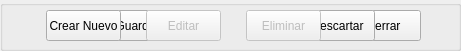
    <widget class="QGroupBox" name="GrupoBotones_3">
     <property name="geometry">
      <rect>
       <x>305</x>
       <y>576</y>
       <width>461</width>
       <height>51</height>
      </rect>
     </property>
     <property name="title">
      <string/>
     </property>
     <widget class="QPushButton" name="btnEliminarProyecto">
      <property name="enabled">
       <bool>false</bool>
      </property>
      <property name="geometry">
       <rect>
        <x>246</x>
        <y>10</y>
        <width>75</width>
        <height>31</height>
       </rect>
      </property>
      <property name="cursor">
       <cursorShape>PointingHandCursor</cursorShape>
      </property>
      <property name="text">
       <string>Eliminar</string>
      </property>
     </widget>
     <widget class="QPushButton" name="btnCerrarProyectos">
      <property name="geometry">
       <rect>
        <x>346</x>
        <y>10</y>
        <width>75</width>
        <height>31</height>
       </rect>
      </property>
      <property name="cursor">
       <cursorShape>PointingHandCursor</cursorShape>
      </property>
      <property name="text">
       <string>Cerrar</string>
      </property>
     </widget>
     <widget class="QPushButton" name="btnEditarProyecto">
      <property name="enabled">
       <bool>false</bool>
      </property>
      <property name="geometry">
       <rect>
        <x>146</x>
        <y>10</y>
        <width>75</width>
        <height>31</height>
       </rect>
      </property>
      <property name="cursor">
       <cursorShape>PointingHandCursor</cursorShape>
      </property>
      <property name="text">
       <string>Editar</string>
      </property>
     </widget>
     <widget class="QPushButton" name="btnNuevoProyecto">
      <property name="geometry">
       <rect>
        <x>46</x>
        <y>10</y>
        <width>75</width>
        <height>31</height>
       </rect>
      </property>
      <property name="cursor">
       <cursorShape>PointingHandCursor</cursorShape>
      </property>
      <property name="text">
       <string>Crear Nuevo</string>
      </property>
     </widget>
     <widget class="QPushButton" name="btnDescartarProyecto">
      <property name="enabled">
       <bool>true</bool>
      </property>
      <property name="geometry">
       <rect>
        <x>300</x>
        <y>10</y>
        <width>75</width>
        <height>31</height>
       </rect>
      </property>
      <property name="cursor">
       <cursorShape>PointingHandCursor</cursorShape>
      </property>
      <property name="text">
       <string>Descartar</string>
      </property>
     </widget>
     <widget class="QPushButton" name="btnGuardarProyecto">
      <property name="enabled">
       <bool>true</bool>
      </property>
      <property name="geometry">
       <rect>
        <x>100</x>
        <y>10</y>
        <width>75</width>
        <height>31</height>
       </rect>
      </property>
      <property name="cursor">
       <cursorShape>PointingHandCursor</cursorShape>
      </property>
      <property name="text">
       <string>Guardar</string>
      </property>
     </widget>
     <zorder>btnCerrarProyectos</zorder>
     <zorder>btnDescartarProyecto</zorder>
     <zorder>btnGuardarProyecto</zorder>
     <zorder>btnNuevoProyecto</zorder>
     <zorder>btnEditarProyecto</zorder>
     <zorder>btnEliminarProyecto</zorder>
    </widget>
